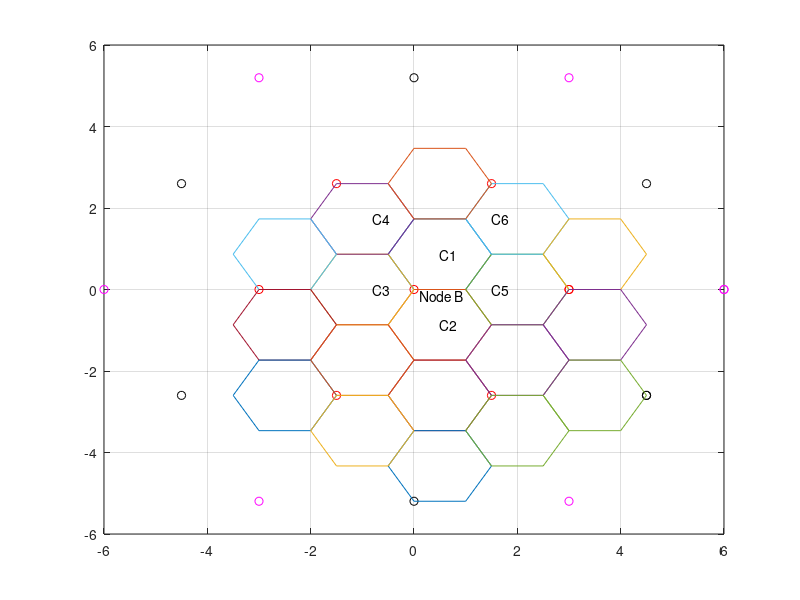

The MATLAB source for this figure: (Note: this script raises an error after producing the figure.)
%  Cell19_1km : 
%   this file generate the plot of 19 Celluers, 19 Node Bs
%   each 3-sector site located in the edge of each single cell 
%
%   simulate the rality as 
%      figure r_one 3 sector cell site lies at the edge of severl cells
%
%   other reference: 
%  "Selection procedures for the choice of radio transmission technologies
%  of the UMTS"
%   3GPP UMTS Cellular layout of UMTS@ TR 101 112 V3.2.0 Figure 1.3.4.3.A
%       site distance = 6/1.5km; cell radius  = 2km /500m
%  
%   Parameters in this file: site distance = 3 km, cell radius = 1 km
%   Xu qing  20 Feb. 2012 
%
%  needed m-files: none
clear all;
close all;

% BSs's positons & MB's range
t=linspace(0,2*pi,7);
plot(0,0,'ro');             text(0.1, -0.15,'Node B');
grid on;
hold on;

bsx1=3*cos(t);
bsy1=3*sin(t);

bsx2=sqrt(3)*3*cos(t-pi/6);
bsy2=sqrt(3)*3*sin(t-pi/6);

% BS's locations
plot(bsx1,bsy1,'ro');      
plot(2*bsx1,2*bsy1,'mo');
plot(bsx2,bsy2,'ko');

% coordinate for NPSW's implementation
BScoordinate = 1000*[bsx1,bsx2,2*bsx1;bsy1,bsy2,2*bsy1]';   % in meter

% Cell's coverage
% initial cell, central from the original point
cx0=cos(t);     
cy0=sin(t);     

cx1=cx0+0.5;            text(0.5, sqrt(3)/2,'C1');
cy1=cy0+sqrt(3)/2;
cx2=cx0+0.5;            text(0.5, -sqrt(3)/2,'C2');
cy2=cy0-sqrt(3)/2;

cx3=cx0-1;              text(-0.8, 0,'C3');
cy3=cy0;
cx4=cx0-1;               text(-0.8, sqrt(3),'C4');
cy4=cy0+sqrt(3);

cx5=cx0+2;          text(1.5,0,'C5');
cy5=cy0;
cx6=cx0+2;          text(1.5,sqrt(3),'C6')
cy6=cy0+sqrt(3);

plot(cx1,cy1);
plot(cx2,cy2);
plot(cx3,cy3);
plot(cx4,cy4);
plot(cx5,cy5);
plot(cx6,cy6);

cx2_1=cx2;
cy2_1=cy2-sqrt(3);
plot(cx2_1,cy2_1);
plot(cx2_1,cy2_1-sqrt(3));
plot(cx1,cy1+sqrt(3));

plot(cx1+3,cy1);   
plot(cx1+3,cy1-sqrt(3));
plot(cx1+3,cy1-2*sqrt(3));

plot(cx1-3,cy1);
plot(cx1-3,cy1-sqrt(3));
plot(cx1-3,cy1-2*sqrt(3));

plot(cx3,cy3-sqrt(3));
plot(cx3,cy3-2*sqrt(3));

plot(cx5,cy5-sqrt(3));
plot(cx5,cy5-2*sqrt(3));

cellRadius = 1;   
Num = 1:1:50;
UserNotFarFromBS = zeros(2,length(Num));
UserFarFromBS = zeros(2,length(Num));
userCoverage = 0.95;         % random coverage 
UserRb = zeros(1,length(Num));

% Generate UEs randomly distributed in the central Cell
% x:[0,1], y : [0, 3^(-0.5)]
for i=1: length(Num)
    % generate the array of service bit rate for users
    % generate the array of user positions , with same coverage 
    UserNotFarFromBS(:,i)= [rand(1); 1/sqrt(3)*rand(1)]; 
    UserFarFromBS_lu(:,i)=[0.75 + 0.25*rand(1); 1.2 + (1.732-1.2)*rand(1)]; % up left 
    UserFarBS_ru(:,i)=[0.5*rand(1); 0.5*sqrt(3)+0.5*sqrt(3)*rand(1)];   %x[0,0.5], y[sqrt(3)/2,sqrt(3)] in the up right side from BS1
    
   % plot(UserNotFarFromBS(1,i),UserNotFarFromBS(2,i),'k.'); % near
   % plot(UserFarFromBS_lu(1,i),UserFarFromBS_lu(2,i),'r*'); % far  
   % plot(UserFarBS_ru(1,i),UserFarBS_ru(2,i),'c+');           %median
end

% coordinate for NPSW's implementation
MScoordinate=1000*[UserNotFarFromBS,UserFarFromBS_lu,UserFarBS_ru];


%set(gca,'ytick',[]);
%set(gca,'xtick',[]);


%%%%%%% restart, to generate the user distributions 

siteDistance = 3; % 1 or 3 km
userScenario = 'near'; % ['far','near','mid'];
UserNum =4;

Num = 1:1:3*UserNum;
% UserCoordinates = zeros(2,length(Num));
UserRb = zeros(1,length(Num));
Pdch_lin = zeros(1, length(Num));
Phs_lin = zeros(1, length(Num));
Pfach_lin = zeros(1, length(Num));
Ppc_lin = zeros(1, length(Num)); % record the results of 3GPP power counting 
Pdual = Ppc_lin;

% UserDistances = zeros(1, length(Num));

% the output will generate the coordinates of UE, number of 3*UserNum
UserNear = Layout(siteDistance, 'near',UserNum);
UserMid = Layout(siteDistance, 'mid',UserNum);
UserFar = Layout(siteDistance,'far',UserNum);
UserNear =  UserNear/1000; 
UserMid = UserMid/1000;
UserFar = UserFar/1000;

for i=1: length(Num)
    % generate the array of service bit rate for users
    % generate the array of user positions , with same coverage 
    %UserNotFarFromBS(:,i)= [rand(1); 1/sqrt(3)*rand(1)]; 
    %UserFarFromBS_lu(:,i)=[0.75 + 0.25*rand(1); 1.2 + (1.732-1.2)*rand(1)]; % up left 
    %UserFarBS_ru(:,i)=[0.5*rand(1); 0.5*sqrt(3)+0.5*sqrt(3)*rand(1)];   %x[0,0.5], y[sqrt(3)/2,sqrt(3)] in the up right side from BS1
    
    plot(UserNear(1,i),UserNear(2,i),'k.'); % near
    plot(UserMid(1,i),UserMid(2,i),'c+');           %median
    plot(UserFar(1,i),UserFar(2,i),'r*'); % far  
end

%legend('Near','Median','Far');
%title({'19 Cells, 19 3-sector BSs';'site distance = 3000 m, cell radius = 1000 m';'User distributions: near/median/far'});
title({'Node B distance = 3000 m, cell radius = 1000 m';'User distributions: near/median/far'});
ylim([-1, 2.5]) ;
xlim([-1, 2]);
grid off;
